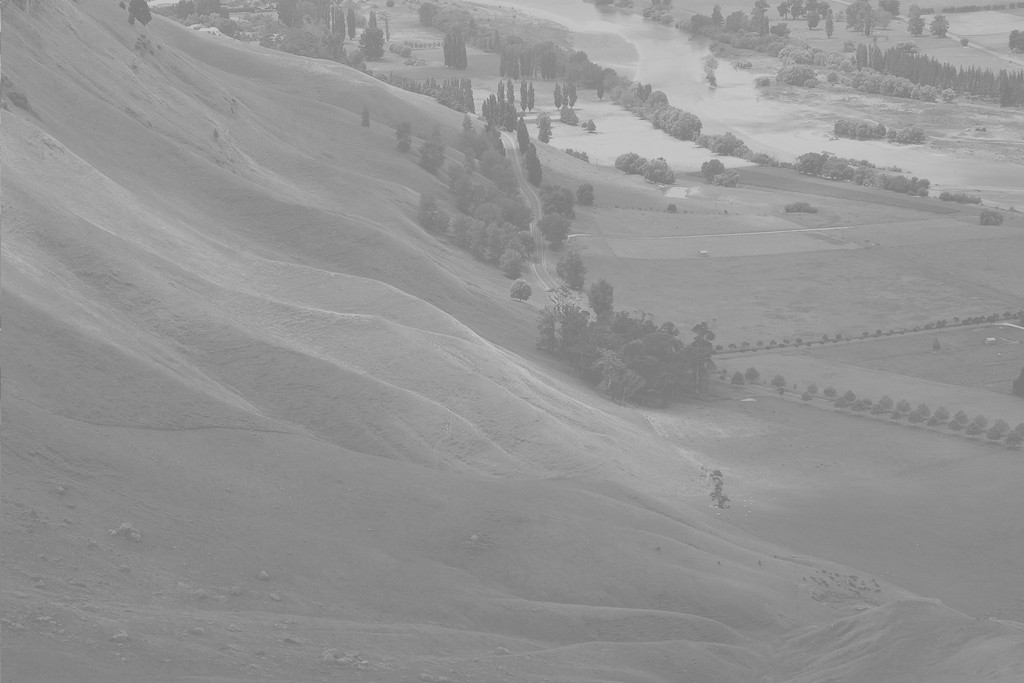
#> input picture html/rsc/src/400_OpenCV/ch_06_pixel/histogram_example.jpg, 1024 x 683 px
$ jupyter execute '0422_히스토그램 평활화 Numpy (2).ipynb'
#> lines starting #> are read from the running program, lines starting #| are printed output that depends on the picture
[cell 1]
import cv2, numpy as np, matplotlib.pyplot as plt
from matplotlib.ticker import FuncFormatter

# 이미지 읽기 (그레이스케일로)
grayscale_img = cv2.imread('histogram_example.jpg', cv2.IMREAD_GRAYSCALE)
#> grayscale_img is the input picture: shape (683, 1024); min 114, max 208, mean 148

# 1. 히스토그램 계산 (numpy 사용)
histogram, bins = np.histogram(grayscale_img.flatten(), bins=256, range=[0, 256])
#> histogram = 256 values, max 28701 at index 137, min 0 at index 0, mean 2732; bins = 257 values from 0 to 256

# 2. 누적 분포 함수 (CDF) 계산 (Cumulative Distribution Function)
cdf = histogram.cumsum()  # 누적 합
#> cdf = 256 values from 0 to 699392

# 3. CDF 정규화 (0-255 범위로)
cdf_normalized = (cdf - cdf.min()) * 255 / (cdf.max() - cdf.min())
#> cdf_normalized = 256 values from 0 to 255
cdf_normalized = np.round(cdf_normalized).astype(np.uint8)

# 4. 히스토그램 평활화 이미지 생성
# (누적 CDF를 이용하여 픽셀 값 변환)
equalized_image = cdf_normalized[grayscale_img]
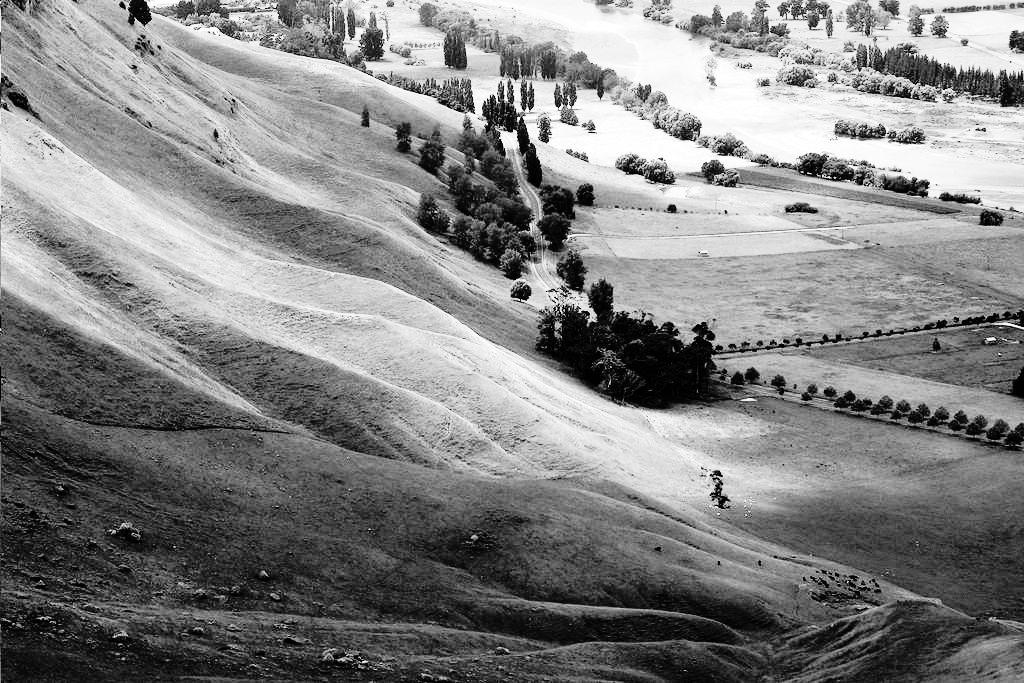
#> equalized_image: shape (683, 1024); min 0, max 255, mean 130.5

# 5. 히스토그램 계산 (평활화된 이미지)
equalized_hist, _ = np.histogram(equalized_image.flatten(), bins=256, range=[0, 256])
#> equalized_hist = 256 values, max 28701 at index 63, min 0 at index 5, mean 2732

# 6. 누적 히스토그램 계산 (평활화된 이미지)
equalized_cum_hist = np.cumsum(equalized_hist)
#> equalized_cum_hist = 256 values from 883 to 699392
equalized_cum_hist_normalized = (equalized_cum_hist / equalized_cum_hist.max()) * equalized_hist.max()
#> equalized_cum_hist_normalized = 256 values from 36.24 to 28701

# 시각화
plt.figure(figsize=(16, 10))

chart_idx = 0  # 서브플롯 인덱스 초기화

# 원본 이미지
plt.subplot(2, 2, chart_idx := chart_idx + 1)
plt.title("Original Image")
plt.axis('off')  # 축 제거
plt.imshow(grayscale_img, cmap='gray')

# 원본 이미지 히스토그램 및 누적 히스토그램
plt.subplot(2, 2, chart_idx := chart_idx + 1)
plt.title("Original Histogram & Cumulative")
plt.xlabel("Pixel Value")
plt.ylabel("Frequency")
plt.bar(range(256), histogram, color='blue', alpha=0.6, label='Histogram')
plt.plot(cdf/cdf.max()*histogram.max(), color='red', label='Cumulative Histogram', linewidth=2)
plt.gca().yaxis.set_major_formatter(FuncFormatter(lambda value, _: f'{int(value):,}'))
plt.xlim([0, 256])
plt.legend()

# 평활화된 이미지
plt.subplot(2, 2, chart_idx := chart_idx + 1)
plt.title("Numpy Equalized Image")
plt.axis('off')  # 축 제거
plt.imshow(equalized_image, cmap='gray')

# 평활화된 이미지 히스토그램 및 누적 히스토그램
plt.subplot(2, 2, chart_idx := chart_idx + 1)
plt.title("Numpy Equalized Histogram & Cumulative")
plt.xlabel("Pixel Value")
plt.ylabel("Frequency")
plt.bar(range(256), equalized_hist, color='green', alpha=0.6, label='Histogram')
plt.plot(equalized_cum_hist_normalized, color='orange', label='Cumulative Histogram', linewidth=2)
plt.gca().yaxis.set_major_formatter(FuncFormatter(lambda value, _: f'{int(value):,}'))
plt.xlim([0, 256])
plt.legend()

# 레이아웃 정리 및 출력
plt.tight_layout()
plt.show()
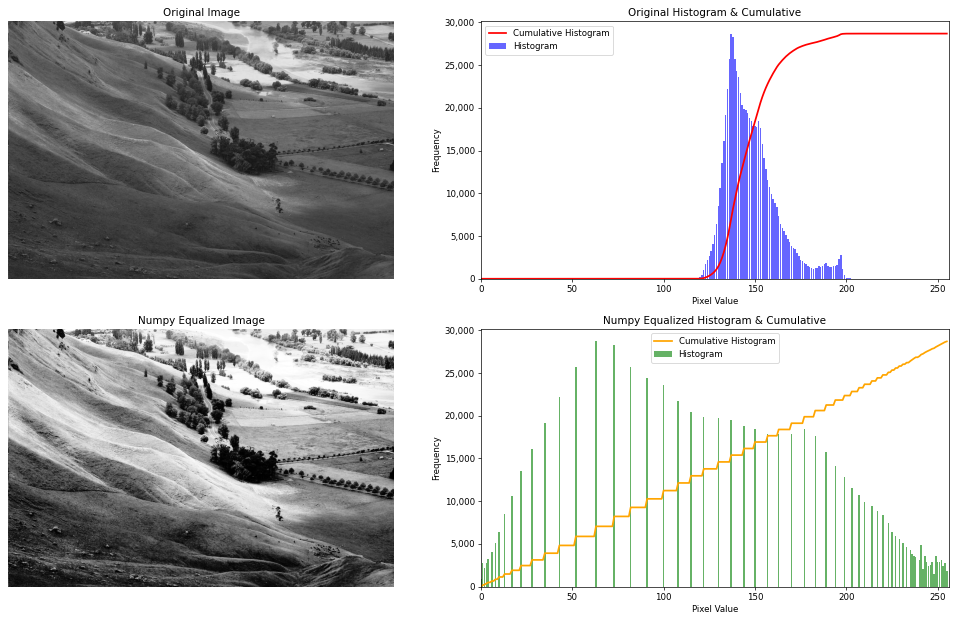
#> figure drawn by matplotlib, 4 panels; panel 2: tallest bar 28701 high, from x = 136.6 to 137.4; panel 2: curve peaks at x = 208, y = 28701; panel 4: tallest bar 28701 high, from x = 62.6 to 63.4; panel 4: curve peaks at x = 255, y = 28701
